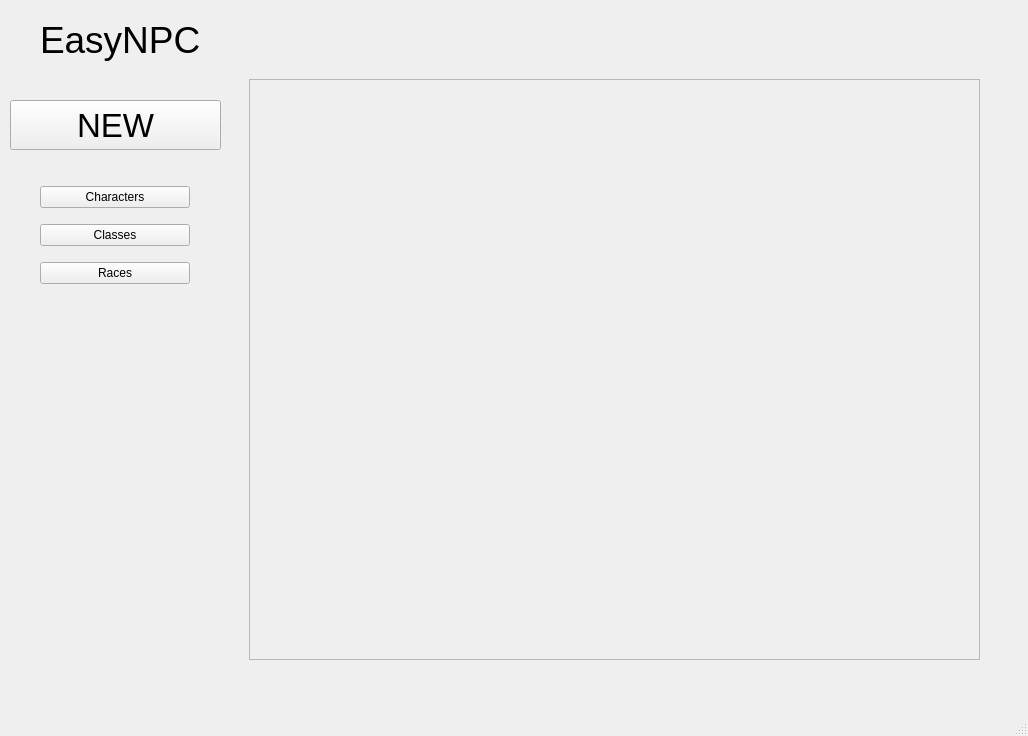
<?xml version="1.0" encoding="UTF-8"?>
<ui version="4.0">
 <class>MainWindow</class>
 <widget class="QMainWindow" name="MainWindow">
  <property name="geometry">
   <rect>
    <x>0</x>
    <y>0</y>
    <width>1028</width>
    <height>736</height>
   </rect>
  </property>
  <property name="windowTitle">
   <string>EasyNPC</string>
  </property>
  <widget class="QWidget" name="centralwidget">
   <widget class="QWidget" name="horizontalLayoutWidget">
    <property name="geometry">
     <rect>
      <x>10</x>
      <y>0</y>
      <width>971</width>
      <height>80</height>
     </rect>
    </property>
    <layout class="QHBoxLayout" name="TitleBar">
     <item>
      <spacer name="horizontalSpacer">
       <property name="orientation">
        <enum>Qt::Horizontal</enum>
       </property>
       <property name="sizeType">
        <enum>QSizePolicy::Fixed</enum>
       </property>
       <property name="sizeHint" stdset="0">
        <size>
         <width>30</width>
         <height>20</height>
        </size>
       </property>
      </spacer>
     </item>
     <item>
      <widget class="QLabel" name="TitleLabel">
       <property name="font">
        <font>
         <pointsize>28</pointsize>
         <weight>50</weight>
         <italic>false</italic>
         <bold>false</bold>
         <underline>false</underline>
        </font>
       </property>
       <property name="text">
        <string>EasyNPC</string>
       </property>
      </widget>
     </item>
    </layout>
   </widget>
   <widget class="QWidget" name="verticalLayoutWidget">
    <property name="geometry">
     <rect>
      <x>10</x>
      <y>80</y>
      <width>211</width>
      <height>581</height>
     </rect>
    </property>
    <layout class="QVBoxLayout" name="LeftPane">
     <item>
      <spacer name="verticalSpacer_3">
       <property name="orientation">
        <enum>Qt::Vertical</enum>
       </property>
       <property name="sizeType">
        <enum>QSizePolicy::Fixed</enum>
       </property>
       <property name="sizeHint" stdset="0">
        <size>
         <width>20</width>
         <height>20</height>
        </size>
       </property>
      </spacer>
     </item>
     <item>
      <widget class="QToolButton" name="NEW">
       <property name="sizePolicy">
        <sizepolicy hsizetype="Minimum" vsizetype="Fixed">
         <horstretch>0</horstretch>
         <verstretch>0</verstretch>
        </sizepolicy>
       </property>
       <property name="minimumSize">
        <size>
         <width>0</width>
         <height>50</height>
        </size>
       </property>
       <property name="font">
        <font>
         <pointsize>25</pointsize>
        </font>
       </property>
       <property name="text">
        <string>NEW</string>
       </property>
       <property name="popupMode">
        <enum>QToolButton::InstantPopup</enum>
       </property>
       <property name="toolButtonStyle">
        <enum>Qt::ToolButtonIconOnly</enum>
       </property>
       <property name="autoRaise">
        <bool>false</bool>
       </property>
       <property name="arrowType">
        <enum>Qt::NoArrow</enum>
       </property>
      </widget>
     </item>
     <item>
      <spacer name="verticalSpacer_2">
       <property name="orientation">
        <enum>Qt::Vertical</enum>
       </property>
       <property name="sizeType">
        <enum>QSizePolicy::Fixed</enum>
       </property>
       <property name="sizeHint" stdset="0">
        <size>
         <width>20</width>
         <height>30</height>
        </size>
       </property>
      </spacer>
     </item>
     <item alignment="Qt::AlignHCenter">
      <widget class="QPushButton" name="Characters">
       <property name="sizePolicy">
        <sizepolicy hsizetype="Maximum" vsizetype="Fixed">
         <horstretch>0</horstretch>
         <verstretch>0</verstretch>
        </sizepolicy>
       </property>
       <property name="minimumSize">
        <size>
         <width>150</width>
         <height>0</height>
        </size>
       </property>
       <property name="maximumSize">
        <size>
         <width>300</width>
         <height>16777215</height>
        </size>
       </property>
       <property name="layoutDirection">
        <enum>Qt::LeftToRight</enum>
       </property>
       <property name="text">
        <string>Characters</string>
       </property>
      </widget>
     </item>
     <item>
      <spacer name="verticalSpacer_4">
       <property name="orientation">
        <enum>Qt::Vertical</enum>
       </property>
       <property name="sizeType">
        <enum>QSizePolicy::Fixed</enum>
       </property>
       <property name="sizeHint" stdset="0">
        <size>
         <width>20</width>
         <height>10</height>
        </size>
       </property>
      </spacer>
     </item>
     <item alignment="Qt::AlignHCenter">
      <widget class="QPushButton" name="Classes">
       <property name="minimumSize">
        <size>
         <width>150</width>
         <height>0</height>
        </size>
       </property>
       <property name="text">
        <string>Classes</string>
       </property>
      </widget>
     </item>
     <item>
      <spacer name="verticalSpacer_5">
       <property name="orientation">
        <enum>Qt::Vertical</enum>
       </property>
       <property name="sizeType">
        <enum>QSizePolicy::Fixed</enum>
       </property>
       <property name="sizeHint" stdset="0">
        <size>
         <width>20</width>
         <height>10</height>
        </size>
       </property>
      </spacer>
     </item>
     <item alignment="Qt::AlignHCenter">
      <widget class="QPushButton" name="Races">
       <property name="minimumSize">
        <size>
         <width>150</width>
         <height>0</height>
        </size>
       </property>
       <property name="text">
        <string>Races</string>
       </property>
      </widget>
     </item>
     <item>
      <spacer name="verticalSpacer">
       <property name="orientation">
        <enum>Qt::Vertical</enum>
       </property>
       <property name="sizeType">
        <enum>QSizePolicy::MinimumExpanding</enum>
       </property>
       <property name="sizeHint" stdset="0">
        <size>
         <width>20</width>
         <height>80</height>
        </size>
       </property>
      </spacer>
     </item>
    </layout>
   </widget>
   <widget class="QScrollArea" name="scrollArea">
    <property name="geometry">
     <rect>
      <x>249</x>
      <y>79</y>
      <width>731</width>
      <height>581</height>
     </rect>
    </property>
    <property name="widgetResizable">
     <bool>true</bool>
    </property>
    <widget class="QWidget" name="scrollAreaWidgetContents">
     <property name="geometry">
      <rect>
       <x>0</x>
       <y>0</y>
       <width>729</width>
       <height>579</height>
      </rect>
     </property>
    </widget>
   </widget>
  </widget>
  <widget class="QMenuBar" name="menubar">
   <property name="geometry">
    <rect>
     <x>0</x>
     <y>0</y>
     <width>1028</width>
     <height>21</height>
    </rect>
   </property>
  </widget>
  <widget class="QStatusBar" name="statusbar"/>
 </widget>
 <resources/>
 <connections/>
</ui>
